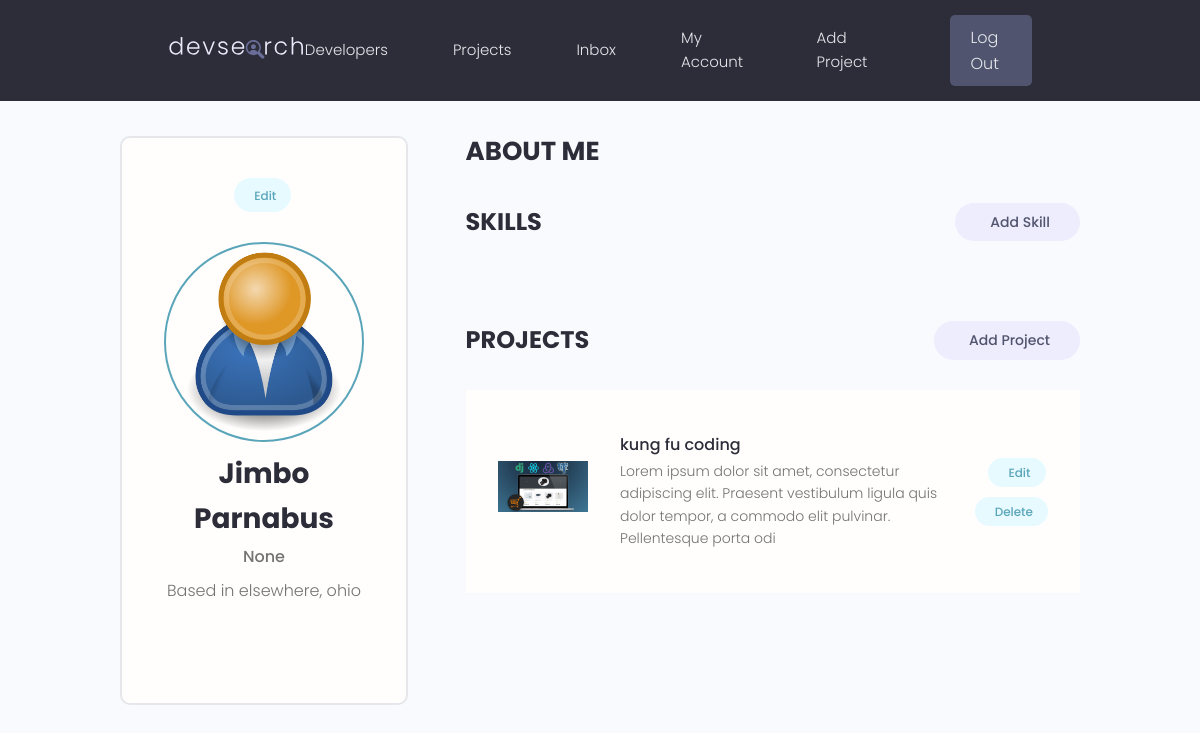
The app's page /account/ (signed in), older data.
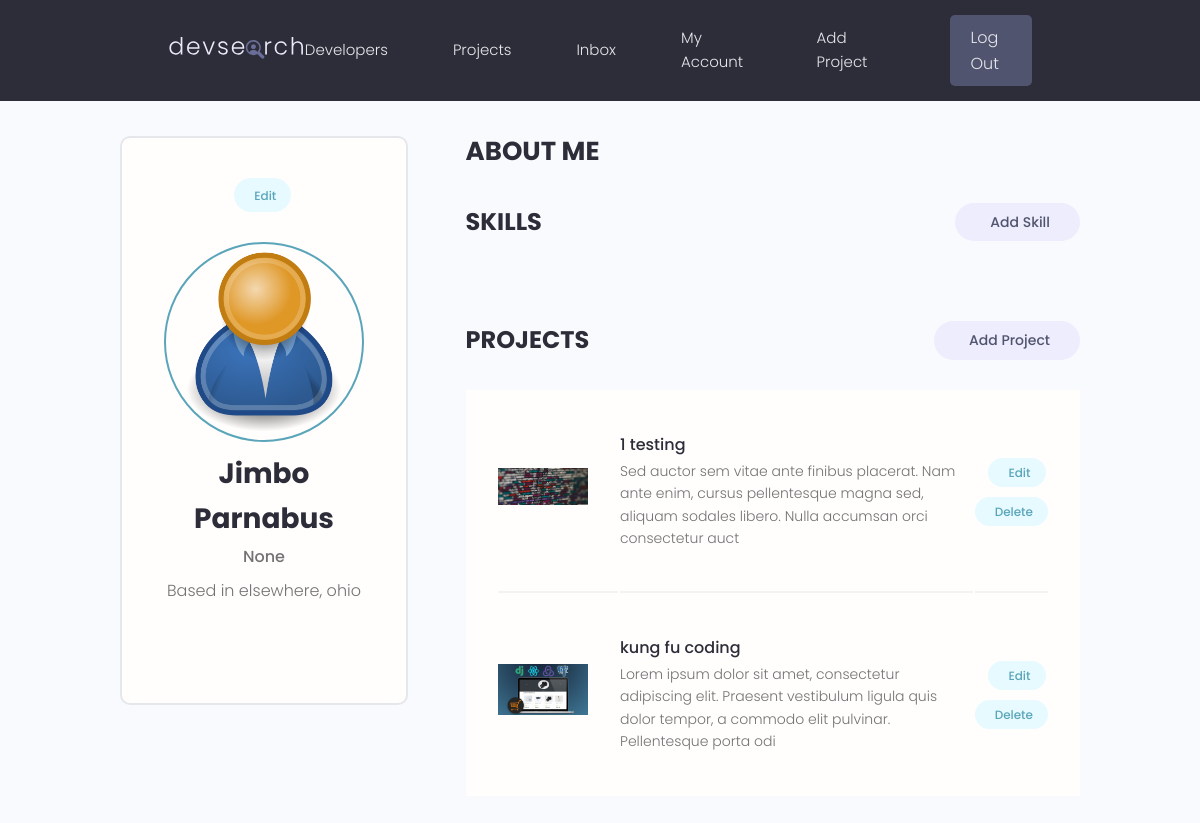
The same page, newer data.
### projects/models.py (models this page shows, shortened)
class Project(models.Model):
    owner = models.ForeignKey(Profile, null=True, blank=True, on_delete=models.SET_NULL)
    title = models.CharField(max_length=200)
    description = models.TextField(null=True, blank=True)
    featured_image = models.ImageField(null=True, blank=True, default="default.jpg")
    demo_link = models.CharField(max_length=2000, null=True, blank=True)
    source_link = models.CharField(max_length=2000, null=True, blank=True)
    tags = models.ManyToManyField("Tag", blank=True)
    vote_total = models.IntegerField(default=0, null=True, blank=True)
    vote_ratio = models.IntegerField(default=0, null=True, blank=True)
    created = models.DateTimeField(auto_now_add=True)
    id = models.UUIDField(
        default=uuid.uuid4, unique=True, primary_key=True, editable=False
    )
    class Meta:
        ordering = [
            "title",
            "-created",  # -vote_ratio", "-vote_total"
        ]

### users/views.py (the view)
# urls.py: path("account/", views.userAccount, name="userAccount"),
@login_required(login_url="login")
def userAccount(requests):
    profile = requests.user.profile
    context = {
        "profile": profile,
    }
    return render(requests, "users/account.html", context)

### users/templates/users/account.html (shortened to what this page needs)
{% extends 'main.html' %}
{% block content %}
<main class="settingsPage profile my-md">
  <div class="container">
    <div class="layout">
      <div class="column column--1of3">
        <div class="card text-center">
          <div class="card__body dev">
            <a class="tag tag--pill tag--main settings__btn" href="{% url 'edit-account' %}?next=/account">
              Edit</a>
            <img class="avatar avatar--xl dev__avatar" src="{{profile.profile_image.url}}" />
            <h2 class="dev__name">{{profile.name}}</h2>
            <p class="dev__title">{{profile.short_intro}}</p>
            <p class="dev__location">Based in {{profile.location}}</p>
          </div>
        </div>
      </div>
      <div class="column column--2of3">
        <div class="devInfo">
          <h3 class="devInfo__title">About Me</h3>
        </div>
        <div class="settings">
          <h3 class="settings__title">Skills</h3>
          <a class="tag tag--pill tag--sub settings__btn tag--lg" href="{% url 'create-skill' %}?next=/account"> Add Skill</a>
        </div>
        <div class="settings">
          <h3 class="settings__title">Projects</h3>
          <a class="tag tag--pill tag--sub settings__btn tag--lg" href="{% url 'create-project' %}?next=/account"> Add Project</a>
        </div>
        <table class="settings__table">
          {% for project in profile.project_set.all %}
          <tr>
            <td class="settings__thumbnail">
              <a href="{% url 'project' project.id %}"><img src="{{ project.featured_image.url }}" alt="Project Thumbnail" /></a>
            </td>
            <td class="settings__tableInfo">
              <a href="{% url 'project' project.id %}">{{project.title}}</a>
              <p>{{project.description|slice:"150"}}</p>
            </td>
            <td class="settings__tableActions">
              <a class="tag tag--pill tag--main settings__btn" href="{% url 'update-project' project.id %}?next=/account"> Edit</a>
              <a class="tag tag--pill tag--main settings__btn"
                href="{% url 'delete-project'  project.id %}?next=/account">
                Delete</a>
            </td>
          </tr>
          {% endfor %}
        </table>
      </div>
    </div>
  </div>
</main>
{% endblock %}

Row changes from the older to the newer data that the page shows:
added Project: featured_image (picture), title "1 testing", description "Sed auctor sem vitae ante finibus placerat. Nam ante enim, cursus pellentesque magna sed, aliquam sodales libero. Nulla accumsan orci consectetur auct"
